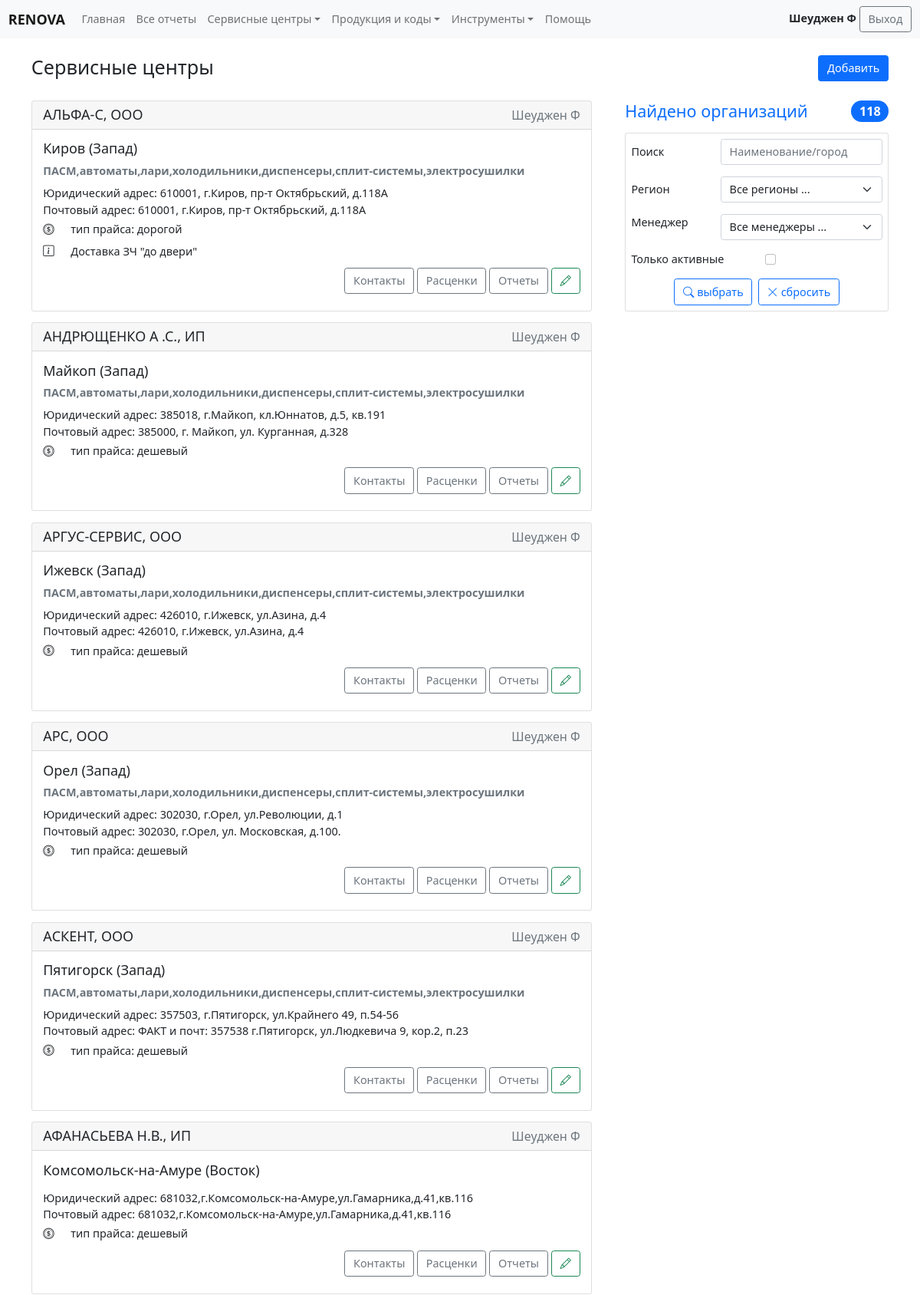
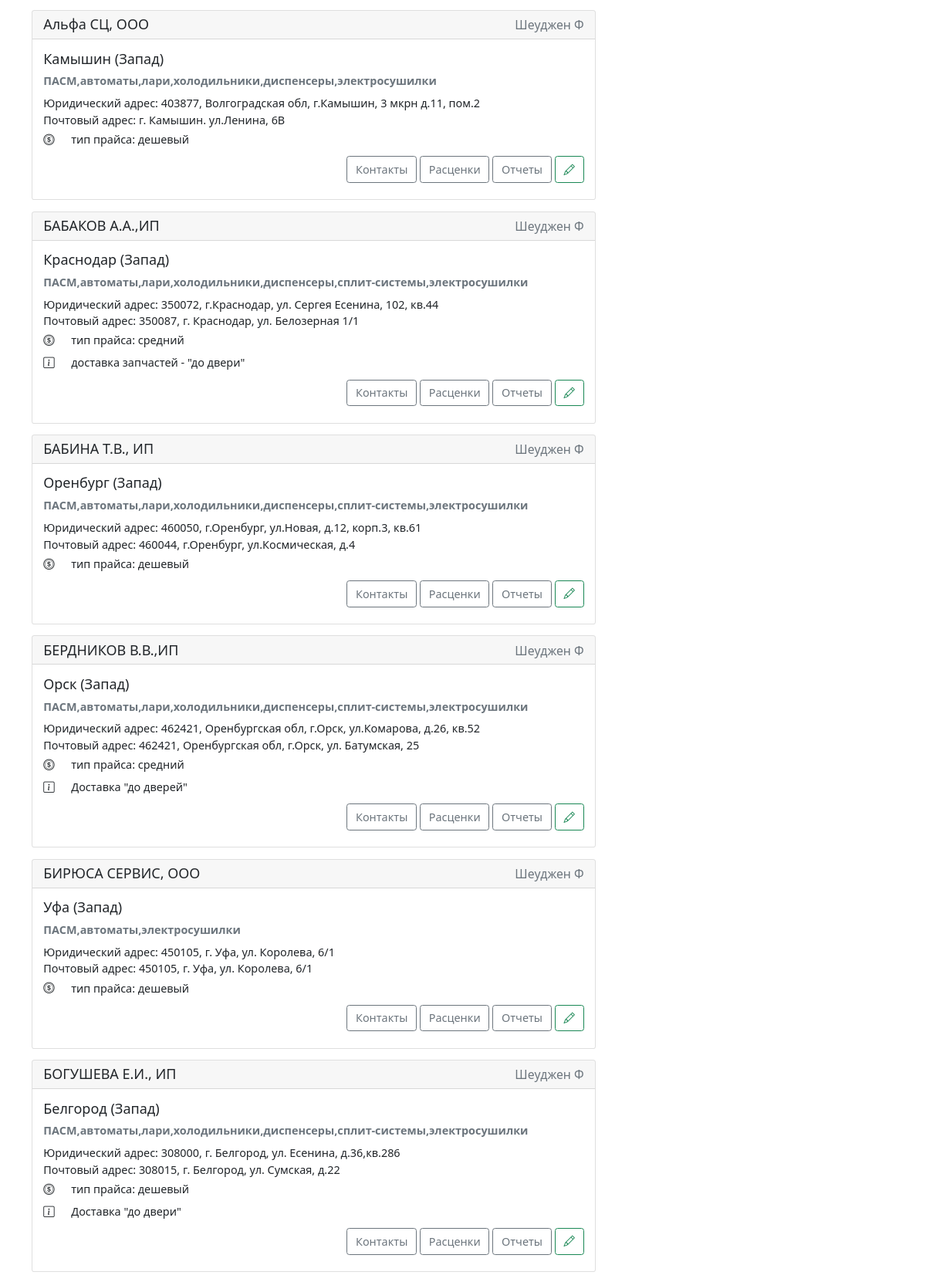
The app's page /centres/list/ (signed in, upper part) with its own data (2 pictures, top to bottom).
### servicecentres/models.py (models this page shows, shortened)
class ServiceCenters(ChangeloggableMixin, models.Model):
    code = models.CharField(max_length=50, db_index=True, verbose_name='Код', help_text='Код по 1С. Обязательное поле.')
    title = models.CharField(max_length=50, db_index=True, verbose_name='Наименование', help_text='Юридическое наименование. Обязательное поле.')
    city = models.CharField(max_length=50, verbose_name='Город', help_text='Город. Обязательное поле.')
    region = models.ForeignKey(ServiceRegions,  null=True,on_delete=models.PROTECT, verbose_name='Регион', help_text='Регион СЦ. Обязательное поле.')
    addr = models.CharField(max_length=350, blank=True, verbose_name='Адрес')
    post_addr = models.CharField(max_length=350, blank=True, verbose_name='Почтовый адрес')
    conditions = models.TextField(blank=True, verbose_name='Особыче условия')
    free_parts = models.BooleanField(default=False, verbose_name='Бесплатные запчасти')
    grade = models.FloatField(default=5, verbose_name='Рэйтинг', editable=False)
    note = models.TextField(blank=True, verbose_name='Примечание')
    is_active = models.BooleanField(default=True, verbose_name='Ативен')
    user = models.ForeignKey(User, related_name='user_centers', blank=True, null=True, on_delete=models.SET_NULL, verbose_name='Пользователь', limit_choices_to={'is_staff': False})
    staff_user = models.ForeignKey(User, related_name='staff_centers', blank=True, null=True, on_delete=models.SET_NULL, verbose_name='Менеджер', limit_choices_to={'is_staff': True})
    price_type = models.CharField(choices=BASE_PRICE_TYPE, max_length=100, verbose_name='Тип прайса',
                                  default=PRICE_LITE)
    def get_absolute_url(self):
        return reverse('centres_update_page', kwargs={"pk": self.pk})
    class Meta():
        verbose_name = 'Сервисный центр'
        verbose_name_plural = 'Сервисные центры'
        ordering = ['title']

class ServiceRegions(ChangeloggableMixin, models.Model):
    title = models.CharField(max_length=50, db_index=True, verbose_name='Наименование')
    staff_user = models.ForeignKey(User, blank=True,  null=True, on_delete=models.SET_NULL, verbose_name='Менеджер', limit_choices_to={'is_staff': True})
    class Meta():
        verbose_name = 'Регион'
        verbose_name_plural = 'Регионы'
        ordering = ['title']
    def __str__(self):
        return self.title

### servicecentres/views.py (the view)
# urls.py: path('list/', ServiceCentersList.as_view(), name='centres_list_page'),
class ServiceCentersList(LoginRequiredMixin, StaffUserMixin, ListView):
    model = ServiceCenters
    template_name = 'servicecentres/centres_list.html'
    context_object_name = 'centres'
    extra_context = {'title': 'Сервисные центры'}
    paginate_by = 20
    def get_context_data(self, *, object_list=None, **kwargs):
        context = super().get_context_data(**kwargs)
        form = CenterFilterForm(self.request.GET)
        context['form'] = form
        context['obj_count'] = self.object_list.count()
        return (context)
    def get_queryset(self):
        centres = ServiceCenters.objects.all()
        if self.request.GET.get("staff_user", '') != '':
            centres = centres.filter(staff_user=self.request.GET.get("staff_user"))
        if self.request.GET.get("active_only", '') != '':
            centres = centres.filter(is_active=True)
        if self.request.GET.get("filter", '') != '':
            centres = centres.filter(Q(title__iregex=self.request.GET.get("filter")) | Q(city__iregex=self.request.GET.get("filter")))
        if self.request.GET.get("region", '') != '':
            centres = centres.filter(region__pk=self.request.GET.get("region"))
        return centres

### servicecentres/forms.py
class CenterFilterForm(forms.Form):
    filter = forms.CharField(required=False, widget=forms.TextInput(
        attrs={'type': "text", 'class': "form-control", 'placeholder': "Наименование/город"}))
    region = forms.ModelChoiceField(queryset=ServiceRegions.objects.all(), empty_label="Все регионы ...",
                                    required=False, widget=forms.Select(attrs={"class": "form-select"}))
    staff_user = forms.ModelChoiceField(queryset=User.objects.filter(is_staff=True), empty_label="Все менеджеры ...",
                                        required=False, widget=forms.Select(attrs={"class": "form-select"}))
    active_only = forms.BooleanField(label='активные', required=False, widget=forms.CheckboxInput(
        attrs={"type": "checkbox", "class": "form-check-input"}))
    self_only = forms.BooleanField(label='свои', required=False, widget=forms.CheckboxInput(
        attrs={"type": "checkbox", "class": "form-check-input"}))

### main/models.py (called while the page is built)
def get_name(self):
    result = None
    if self:
        if self.last_name or self.first_name:
            if self.last_name:
                if self.first_name:
                    result = self.last_name+' '+self.first_name[0]
                else:
                    result = self.last_name
            else:
                result = self.first_name
        else:
            result = self.username
        return result
    return result

### main/my_validators.py (called while the page is built)
    def test_func(self):
        return self.request.user.is_active and self.request.user.is_staff

### main/templatetags/my_tags.py (called while the page is built)
@register.simple_tag
def get_filters(request):
    res = ''
    for itm in request.GET:
        if itm != 'page':
            res = res + '&' + itm + '=' + request.GET.get(itm)
    return res

@register.filter(name='has_group')
def has_group(user, group_name):
    return user.groups.filter(name=group_name).exists()

@register.inclusion_tag('main/tag_show_base_price_links.html')
def show_base_price_links():
    from ..business_logic import BASE_PRICE_TYPE
    base_price_type = BASE_PRICE_TYPE
    return {'base_price_type': base_price_type, }

### servicecentres/templates/servicecentres/centres_list.html (shortened to what this page needs)
{% extends 'base.html' %}
{% load static %}
{% load my_tags %}
{% block content %}
{% include 'inc/staff_navbar.html' %}
<div class="container">
    <main>
        <div class="row py-4 justify-content-between">
            <div class="col-auto"><h3>{{ title }}</h3></div>
            <div class="col-auto">
                {% if request.user.is_superuser or request.user|has_group:'GeneralStaff' %}
                <a class="btn btn-primary" href="{% url 'centres_add_page' %}" role="button">Добавить</a>
                {% endif %}
            </div>
        </div>
        <div class="row g-5">
            <div class="col-lg-4  order-lg-last">
                <h4 class="d-flex justify-content-between align-items-center mb-3">
                    <span class="text-primary">Найдено организаций</span>
                    <span class="badge bg-primary rounded-pill">{{ obj_count }}</span>
                </h4>
                <form class="card p-2" method="get">
                    <div class="row mb-3">
                        <label class="col-xl-4 col-form-label">Поиск</label>
                        <div class="col-xl-8">
                            {{ form.filter }}
                        </div>
                    </div>
                    <div class="row mb-3">
                        <label class="col-xl-4 col-form-label">Регион</label>
                        <div class="col-xl-8">
                            {{ form.region }}
                        </div>
                    </div>
                    <div class="row mb-3">
                        <label class="col-xl-4">Менеджер</label>
                        <div class="col-xl-8">
                            {{ form.staff_user }}
                        </div>
                    </div>
                    <div class="row mb-3">
                        <label class="col-xl-6 form-check-label">Только активные</label>
                        <div class="col-xl-6">
                            {{ form.active_only }}
                        </div>
                    </div>
                    <div class="container d-flex justify-content-center gap-2">
                        <button type="submit" class="btn btn-outline-primary">
                            <i class="bi bi-search"></i>
                            выбрать
                        </button>
                        <a class="btn btn-outline-primary" href="{% url 'centres_list_page' %}" role="button">
                            <i class="bi bi-x-lg"></i>
                            сбросить
                        </a>
                    </div>
                </form>
            </div>
            <div class="col-lg-8 d-grid gap-3">
                {% if centres %}
                {% for item in centres %}
                <div class="card" id="Item-{{ item.pk }}">
                    <h5 class="card-header">
                        <div class="row justify-content-between">
                            <div class="col-auto">
                                {{ item.title }}
                            </div>
                            <div class="col-auto">
                                {% if item.staff_user %}
                                <small class="text-muted">{{ item.staff_user }}</small>
                                {% else %}
                                <small class="text-danger">менеджер не указан</small>
                                {% endif %}
                            </div>
                        </div>
                    </h5>
                    <div class="card-body">
                        <h5 class="card-title">{{ item.city }} ({{ item.region }})</h5>
                        <div class="row pb-2"><strong class="text-muted">{{ item.note }}</strong></div>
                        {% if item.addr %}
                        <div class="row"><label class="card-text">Юридический адрес: {{ item.addr }}</label></div>
                        {% endif %}
                        {% if item.post_addr %}
                        <div class="row"><label class="card-text">Почтовый адрес: {{ item.post_addr }}</label></div>
                        {% endif %}
                        {% if request.user.is_superuser or request.user|has_group:'GeneralStaff' %}
                        <div class="row justify-content-start py-1">
                            <div class="col-auto"><i class="bi bi-coin"></i></div>
                            <div class="col"><p class="card-text">тип прайса:  {{ item.get_price_type_display}}</p></div>
                        </div>
                        {% endif %}
                        {% if item.conditions %}
                        <div class="row justify-content-start py-1">
                            <div class="col-auto"><i class="bi bi-info-square"></i></div>
                            <div class="col"><p class="card-text">{{ item.conditions }}</p></div>
                        </div>
                        {% endif %}
                        <div class="row justify-content-between py-2">
                            <div class="col-auto">
                            </div>
                            <div class="col-auto">
                                <a href="{% url 'centres_contact_page' item.pk %}" class="btn btn-outline-secondary">Контакты</a>
                                {% if item.staff_user == request.user or request.user.is_superuser or request.user|has_group:'GeneralStaff' %}
                                <a href="{%url 'code_and_prices_page' item.pk %}" class="btn btn-outline-secondary">Расценки</a>
                                <a href="{%url 'reports_list' %}?service_center={{ item.pk }}" class="btn btn-outline-secondary">Отчеты</a>
                                {% if request.user|has_group:'GeneralStaff' or request.user.is_superuser %}
                                    <a href="{{ item.get_absolute_url }}?next={{ request.get_full_path }}" class="btn btn-outline-success"><i class="bi bi-pencil"></i></a>
                                {% endif %}
                                {% endif %}
                            </div>
                        </div>
                    </div>
                </div>
                {% endfor %}
                {% else %}
                <h4 class="text-center text-muted">Ничего не найдено ...</h4>
                {% endif %}
            </div>
        </div>
    </main>
</div>
{% endblock %}

### templates/inc/staff_navbar.html (shortened to what this page needs)
{% load my_tags %}
<nav class="navbar sticky-top navbar-expand-lg navbar-light bg-light" aria-label="Fourth navbar example">
    <div class="container-fluid">
      <a class="navbar-brand" href="#"><strong>RENOVA</strong></a>
      <div class="collapse navbar-collapse" id="navbarsExample04">
        <ul class="navbar-nav me-auto mb-2 mb-md-0">
          <li class="nav-item">
            <a class="nav-link" aria-current="page" href="{% url 'staff_home' %}">Главная</a>
          </li>
          <li class="nav-item">
            <a class="nav-link" aria-current="page" href="{% url 'reports_list' %}">Все отчеты</a>
          </li>
          <li class="nav-item dropdown">
            <a class="nav-link dropdown-toggle" href="#" id="dropdown04" data-bs-toggle="dropdown" aria-expanded="false">Сервисные центры</a>
          </li>
          <li class="nav-item dropdown">
            <a class="nav-link dropdown-toggle" href="#" id="dropdown05" data-bs-toggle="dropdown" aria-expanded="false">Продукция и коды</a>
          </li>
          <li class="nav-item dropdown">
            <a class="nav-link dropdown-toggle" href="#" id="dropdown06" data-bs-toggle="dropdown" aria-expanded="false">Инструменты</a>
          </li>
          <li class="nav-item">
            <a class="nav-link" aria-current="page" href="{% url 'help_page' %}">Помощь</a>
          </li>
        </ul>
        <div>
            <strong>{{ request.user }}</strong>
            <a class="btn btn-outline-secondary" href="{% url 'user_logout' %}" role="button">Выход</a>
        </div>
      </div>
    </div>
  </nav>

### static/style/my_style.css (style rules this page uses)
html { font-size: 1rem; }
@media (max-width: 1400px) { html { font-size: 0.95rem; } }
@media (max-width: 1200px) { html { font-size: 0.9rem; } }

### records on screen
ServiceCenters: title "АЛЬФА-С, ООО", staff_user "Шеуджен Ф", city "Киров", region "Запад", note "ПАСМ,автоматы,лари,холодильники,диспенсеры,сплит-системы,электросушилки", addr "610001, г.Киров, пр-т Октябрьский, д.118А", post_addr "610001, г.Киров, пр-т Октябрьский, д.118А", price_type "дорогой", conditions "Доставка ЗЧ \"до двери\""
ServiceCenters: title "АНДРЮЩЕНКО А .С., ИП", staff_user "Шеуджен Ф", city "Майкоп", region "Запад", note "ПАСМ,автоматы,лари,холодильники,диспенсеры,сплит-системы,электросушилки", addr "385018, г.Майкоп, кл.Юннатов, д.5, кв.191", post_addr "385000, г. Майкоп, ул. Курганная, д.328", price_type "дешевый"
ServiceCenters: title "АРГУС-СЕРВИС, ООО", staff_user "Шеуджен Ф", city "Ижевск", region "Запад", note "ПАСМ,автоматы,лари,холодильники,диспенсеры,сплит-системы,электросушилки", addr "426010, г.Ижевск, ул.Азина, д.4", post_addr "426010, г.Ижевск, ул.Азина, д.4", price_type "дешевый"
ServiceCenters: title "АРС, ООО", staff_user "Шеуджен Ф", city "Орел", region "Запад", note "ПАСМ,автоматы,лари,холодильники,диспенсеры,сплит-системы,электросушилки", addr "302030, г.Орел, ул.Революции, д.1", post_addr "302030, г.Орел, ул. Московская, д.100.", price_type "дешевый"
ServiceCenters: title "АСКЕНТ, ООО", staff_user "Шеуджен Ф", city "Пятигорск", region "Запад", note "ПАСМ,автоматы,лари,холодильники,диспенсеры,сплит-системы,электросушилки", addr "357503, г.Пятигорск, ул.Крайнего 49, п.54-56", post_addr "ФАКТ и почт: 357538 г.Пятигорск, ул.Людкевича 9, кор.2, п.23", price_type "дешевый"
ServiceCenters: title "АФАНАСЬЕВА Н.В., ИП", staff_user "Шеуджен Ф", city "Комсомольск-на-Амуре", region "Восток", addr "681032,г.Комсомольск-на-Амуре,ул.Гамарника,д.41,кв.116", post_addr "681032,г.Комсомольск-на-Амуре,ул.Гамарника,д.41,кв.116", price_type "дешевый"
ServiceCenters: title "Альфа СЦ, ООО", staff_user "Шеуджен Ф", city "Камышин", region "Запад", note "ПАСМ,автоматы,лари,холодильники,диспенсеры,электросушилки", addr "403877, Волгоградская обл, г.Камышин, 3 мкрн д.11, пом.2", post_addr "г. Камышин. ул.Ленина, 6В", price_type "дешевый"
ServiceCenters: title "БАБАКОВ А.А.,ИП", staff_user "Шеуджен Ф", city "Краснодар", region "Запад", note "ПАСМ,автоматы,лари,холодильники,диспенсеры,сплит-системы,электросушилки", addr "350072, г.Краснодар, ул. Сергея Есенина, 102, кв.44", post_addr "350087, г. Краснодар, ул. Белозерная 1/1", price_type "средний", conditions "доставка запчастей - \"до двери\""
ServiceCenters: title "БАБИНА Т.В., ИП", staff_user "Шеуджен Ф", city "Оренбург", region "Запад", note "ПАСМ,автоматы,лари,холодильники,диспенсеры,сплит-системы,электросушилки", addr "460050, г.Оренбург, ул.Новая, д.12, корп.3, кв.61", post_addr "460044, г.Оренбург, ул.Космическая, д.4", price_type "дешевый"
ServiceCenters: title "БЕРДНИКОВ В.В.,ИП", staff_user "Шеуджен Ф", city "Орск", region "Запад", note "ПАСМ,автоматы,лари,холодильники,диспенсеры,сплит-системы,электросушилки", addr "462421, Оренбургская обл, г.Орск, ул.Комарова, д.26, кв.52", post_addr "462421, Оренбургская обл, г.Орск, ул. Батумская, 25", price_type "средний", conditions "Доставка \"до дверей\""
ServiceCenters: title "БИРЮСА СЕРВИС, ООО", staff_user "Шеуджен Ф", city "Уфа", region "Запад", note "ПАСМ,автоматы,электросушилки", addr "450105, г. Уфа, ул. Королева, 6/1", post_addr "450105, г. Уфа, ул. Королева, 6/1", price_type "дешевый"
ServiceCenters: title "БОГУШЕВА Е.И., ИП", staff_user "Шеуджен Ф", city "Белгород", region "Запад", note "ПАСМ,автоматы,лари,холодильники,диспенсеры,сплит-системы,электросушилки", addr "308000, г. Белгород, ул. Есенина, д.36,кв.286", post_addr "308015, г. Белгород, ул. Сумская, д.22", price_type "дешевый", conditions "Доставка \"до двери\""

### other values on screen
{{ request.user }} "Шеуджен Ф"
{{ title }} "Сервисные центры"
{{ obj_count }} "118"
